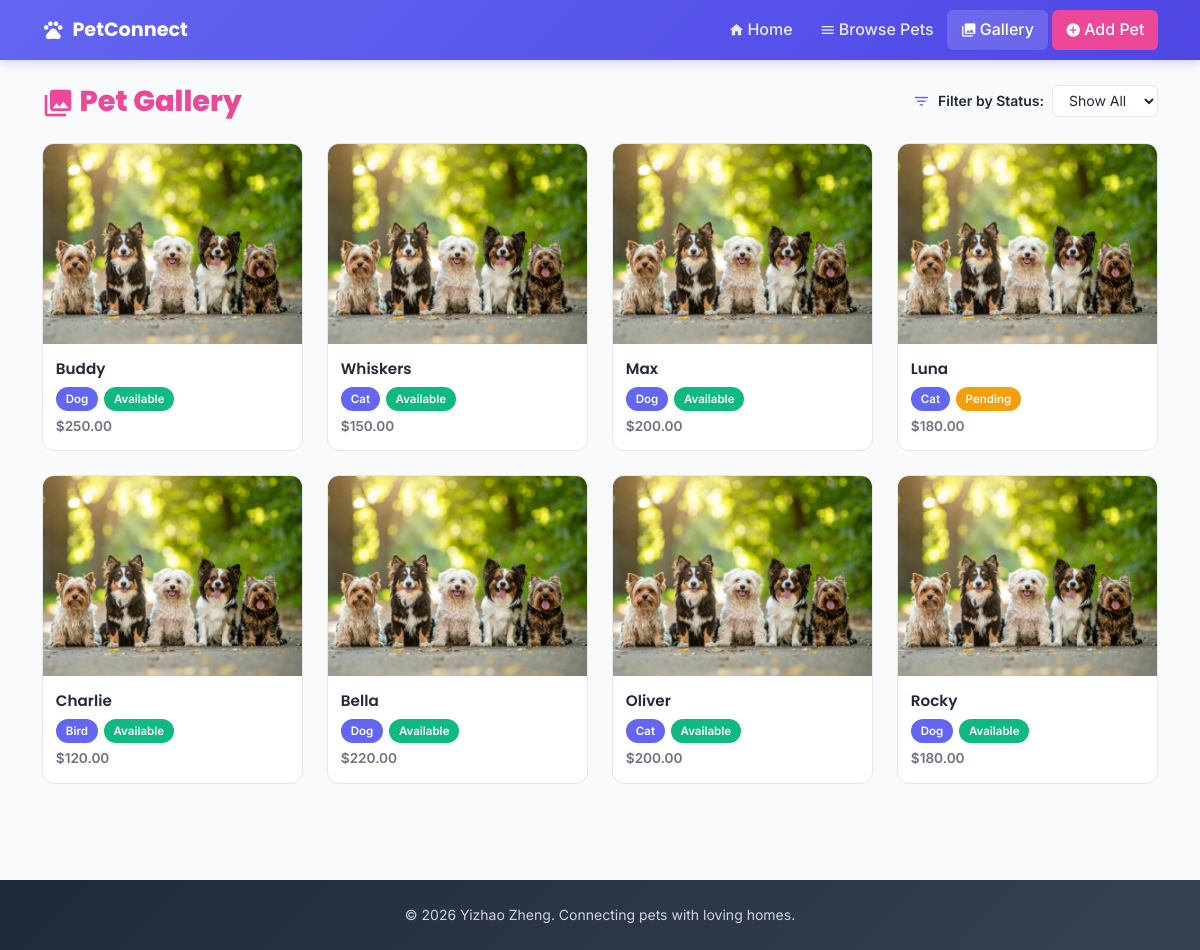
/gallery.php, run on the app's committed database.
### tables this page shows
CREATE TABLE IF NOT EXISTS pets (
    pet_id          INT AUTO_INCREMENT PRIMARY KEY,
    name            VARCHAR(100)  NOT NULL,
    species         ENUM('Dog','Cat','Bird','Rabbit','Other') NOT NULL DEFAULT 'Dog',
    breed           VARCHAR(100),
    age_years       INT,
    age_months      INT,
    gender          ENUM('Male','Female','Unknown') NOT NULL DEFAULT 'Unknown',
    size            ENUM('Small','Medium','Large','Extra Large') NOT NULL DEFAULT 'Medium',
    description     TEXT          NOT NULL,
    health_info     TEXT,
    image_path      VARCHAR(255),
    adoption_fee    DECIMAL(8,2)  NOT NULL DEFAULT 0.00,
    status          ENUM('Available','Pending','Adopted') NOT NULL DEFAULT 'Available',
    created_at      DATETIME      NOT NULL DEFAULT CURRENT_TIMESTAMP
);

### gallery.php (the view, shortened to what this page needs)
<?php
require_once 'includes/db_connect.inc';
require_once 'includes/header.inc';
require_once 'includes/nav.inc';
?>
<main class="container mt-4 mb-5">
    <div class="d-flex justify-content-between align-items-center mb-4 flex-wrap gap-3">
        <h1 class="gallery-heading mb-0">
            <span class="material-icons align-middle" style="color:var(--secondary-color);font-size:2rem;">photo_library</span>
            Pet Gallery
        </h1>
        <div class="filter-bar">
            <span class="material-icons" style="color:var(--primary-color);font-size:1.1rem;">filter_list</span>
            <label for="statusFilter">Filter by Status:</label>
            <select id="statusFilter" aria-label="Filter pets by status">
                <option value="all">Show All</option>
            </select>
        </div>
    </div>
    <div class="row g-4" id="galleryGrid">
        <?php
        $sql  = 'SELECT pet_id, name, species, image_path, status, adoption_fee FROM pets ORDER BY created_at DESC';
        $stmt = mysqli_prepare($conn, $sql);
        mysqli_stmt_execute($stmt);
        $result = mysqli_stmt_get_result($stmt);
        while ($pet = mysqli_fetch_assoc($result)) :
            $imgPath    = 'assets/images/pets/' . htmlspecialchars($pet['image_path']);
            $petName    = htmlspecialchars($pet['name']);
            $statusLow  = strtolower($pet['status']);
            $badgeCls   = 'badge-status badge-' . $statusLow;
        ?>
        <div class="col-6 col-sm-4 col-md-3" data-status="<?php echo $statusLow; ?>">
            <div class="gallery-card"
                 data-bs-toggle="modal"
                 data-bs-target="#petModal"
                 data-img-src="<?php echo $imgPath; ?>"
                 data-pet-name="<?php echo $petName; ?>"
                 role="button"
                 tabindex="0"
                 aria-label="View <?php echo $petName; ?> in full size">
                <img src="<?php echo $imgPath; ?>"
                     alt="<?php echo $petName; ?>"
                     loading="lazy"
                     onerror="this.src='assets/images/pets_banner.jpg'">
                <div class="gallery-card-body">
                    <div class="gallery-card-name"><?php echo $petName; ?></div>
                    <div class="gap-badges">
                        <span class="badge-species"><?php echo htmlspecialchars($pet['species']); ?></span>
                        <span class="<?php echo $badgeCls; ?>"><?php echo htmlspecialchars($pet['status']); ?></span>
                    </div>
                    <div class="gallery-card-fee">$<?php echo number_format((float)$pet['adoption_fee'], 2); ?></div>
                </div>
            </div>
        </div>
        <?php endwhile; mysqli_stmt_close($stmt); ?>
    </div>
</main>
<?php require_once 'includes/footer.inc'; ?>

### includes/header.inc (shortened to what this page needs)
<!DOCTYPE html>
<html lang="en">
<head>
    <link href="https://cdn.jsdelivr.net/npm/bootstrap@5.3.0/dist/css/bootstrap.min.css" rel="stylesheet">
    <link rel="stylesheet" href="assets/css/styles.css">
</head>
<body>
<header>

### includes/nav.inc (shortened to what this page needs)
    <nav class="navbar navbar-expand-lg navbar-dark" id="mainNav">
        <div class="container">
            <a class="navbar-brand d-flex align-items-center gap-2" href="index.php">
                <span class="material-icons nav-brand-icon">pets</span>
                <span>PetConnect</span>
            </a>
            <div class="collapse navbar-collapse" id="navbarNav">
                <ul class="navbar-nav ms-auto">
                    <li class="nav-item">
                        <a class="nav-link <?php echo (basename($_SERVER['PHP_SELF']) === 'index.php') ? 'active' : ''; ?>"
                           href="index.php">
                            <span class="material-icons nav-icon">home</span>
                            Home
                        </a>
                    </li>
                    <li class="nav-item">
                        <a class="nav-link <?php echo (basename($_SERVER['PHP_SELF']) === 'pets.php') ? 'active' : ''; ?>"
                           href="pets.php">
                            <span class="material-icons nav-icon">menu</span>
                            Browse Pets
                        </a>
                    </li>
                    <li class="nav-item">
                        <a class="nav-link <?php echo (basename($_SERVER['PHP_SELF']) === 'gallery.php') ? 'active' : ''; ?>"
                           href="gallery.php">
                            <span class="material-icons nav-icon">photo_library</span>
                            Gallery
                        </a>
                    </li>
                    <li class="nav-item">
                        <a class="nav-link nav-add <?php echo (basename($_SERVER['PHP_SELF']) === 'add.php') ? 'active' : ''; ?>"
                           href="add.php">
                            <span class="material-icons nav-icon">add_circle</span>
                            Add Pet
                        </a>
                    </li>
                </ul>
            </div>
        </div>
    </nav>
</header>

### includes/footer.inc (shortened to what this page needs)
    <footer class="site-footer py-4 mt-5">
        <div class="container text-center">
            <p class="mb-0">
                &copy; <?php echo date('Y'); ?> Yizhao Zheng. Connecting pets with loving homes.
            </p>
        </div>
    </footer>
</body>
</html>

### assets/css/styles.css (style rules this page uses)
:root { --primary-color: #6366f1; --primary-dark: #4f46e5; --primary-light: #818cf8; --secondary-color: #ec4899; --secondary-dark: #db2777; --accent-orange: #f59e0b; --accent-green: #10b981; --accent-purple: #8b5cf6; --text-dark: #1f2937; --text-light: #6b7280; --background-light: #f9fafb; --background-white: #ffffff; --border-color: #e5e7eb; }
body { font-family: 'Inter', sans-serif; color: var(--text-dark); background-color: var(--background-light); line-height: 1.6; display: flex; flex-direction: column; min-height: 100vh; }
h1, h2, h3, h4, h5, h6, .navbar-brand { font-family: 'Poppins', sans-serif; font-weight: 600; }
main { flex: 1; }
a { color: var(--primary-color); text-decoration: none; }
#mainNav { background: linear-gradient(135deg, var(--primary-color) 0%, var(--primary-dark) 100%); box-shadow: 0 2px 10px rgba(99, 102, 241, 0.3); padding: 0.6rem 0; }
.navbar-brand { font-family: 'Poppins', sans-serif; font-weight: 700; font-size: 1.2rem; color: #fff !important; }
.nav-brand-icon { font-size: 1.4rem; }
.nav-icon { font-size: 1rem; vertical-align: middle; margin-right: 3px; }
.nav-link { font-family: 'Inter', sans-serif; font-weight: 500; padding: 0.45rem 0.85rem !important; border-radius: 6px; transition: background 0.2s, color 0.2s; display: flex; align-items: center; color: rgba(255,255,255,0.88) !important; }
.nav-link:hover, .nav-link.active { background: rgba(255,255,255,0.15); color: #fff !important; }
.nav-add { background: var(--secondary-color); color: #fff !important; margin-left: 0.25rem; }
.site-footer { background: linear-gradient(135deg, var(--text-dark) 0%, #374151 100%); color: #d1d5db; font-size: 0.875rem; margin-top: auto; }
.badge-status { display: inline-block; font-size: 0.72rem; font-weight: 600; padding: 3px 10px; border-radius: 20px; color: #fff; }
.badge-available { background-color: var(--accent-green); }
.badge-pending { background-color: var(--accent-orange); }
.badge-species { display: inline-block; font-size: 0.72rem; font-weight: 600; padding: 3px 10px; border-radius: 20px; color: #fff; background-color: var(--primary-color); }
.gallery-heading { font-family: 'Poppins', sans-serif; font-weight: 800; font-size: 1.8rem; color: var(--secondary-color); }
.gallery-card { border: 1px solid var(--border-color); border-radius: 12px; overflow: hidden; background: var(--background-white); transition: transform 0.25s ease, box-shadow 0.25s ease; cursor: pointer; }
.gallery-card img { width: 100%; height: 200px; object-fit: cover; display: block; }
.gallery-card-body { padding: 0.8rem; }
.gallery-card-name { font-family: 'Poppins', sans-serif; font-weight: 600; font-size: 0.95rem; margin-bottom: 0.35rem; color: var(--text-dark); }
.gallery-card-fee { font-weight: 600; color: var(--text-light); font-size: 0.85rem; margin-top: 0.3rem; }
.gap-badges { display: flex; gap: 0.35rem; flex-wrap: wrap; margin-bottom: 0.25rem; }
.filter-bar { display: flex; align-items: center; gap: 0.5rem; font-size: 0.875rem; color: var(--text-light); font-weight: 500; }
.filter-bar label { font-weight: 600; color: var(--text-dark); margin-bottom: 0; }
.filter-bar select { border: 1px solid var(--border-color); border-radius: 6px; padding: 0.35rem 0.75rem; font-size: 0.875rem; color: var(--text-dark); font-family: 'Inter', sans-serif; cursor: pointer; background: var(--background-white); }

### data on the page
pets: name "Buddy", species "Dog", status "Available", adoption_fee "250.00"
pets: name "Whiskers", species "Cat", status "Available", adoption_fee "150.00"
pets: name "Max", species "Dog", status "Available", adoption_fee "200.00"
pets: name "Luna", species "Cat", status "Pending", adoption_fee "180.00"
pets: name "Charlie", species "Bird", status "Available", adoption_fee "120.00"
pets: name "Bella", species "Dog", status "Available", adoption_fee "220.00"
pets: name "Oliver", species "Cat", status "Available", adoption_fee "200.00"
pets: name "Rocky", species "Dog", status "Available", adoption_fee "180.00"
